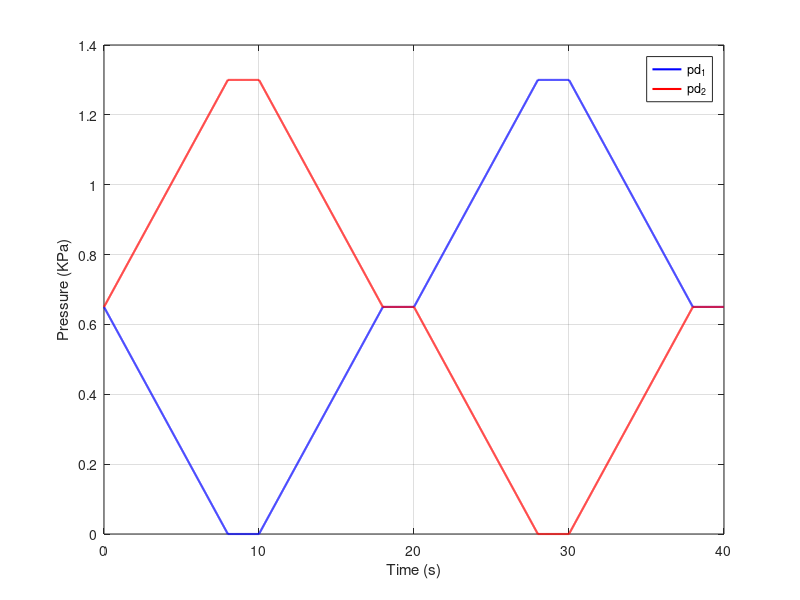

Source code (MATLAB):
close all
clear all
clc

%% PRESSURE to SOFTDRONE
dt = 0.01;                      % Sampling interval (s)
fs = 1/dt;                      % Sampling frequency (Hz)
n = 800;                        % Number of samples per ramp (for total ~40 s)
pause_time = 2;                 % Pause duration (s)
pause_len = round(fs * pause_time);

p_max = 1.3;                    % Maximum pressure
y = linspace(0, p_max/2, n);    % Pressure ramp

%% Initialize arrays
pd1_all = [];
pd2_all = [];

%% ---- 1st Phase ---- (p1 down, p2 up)
for i = 1:n
    pd_1 = p_max/2 - y(i);
    pd_2 = p_max/2 + y(i);
    pd1_all(end+1) = pd_1;
    pd2_all(end+1) = pd_2;
end
pd1_all = [pd1_all, repmat(pd1_all(end), 1, pause_len)];
pd2_all = [pd2_all, repmat(pd2_all(end), 1, pause_len)];

%% ---- 2nd Phase ---- (p1 up, p2 down)
for i = 1:n
    pd_1 = y(i);
    pd_2 = p_max - y(i);
    pd1_all(end+1) = pd_1;
    pd2_all(end+1) = pd_2;
end
pd1_all = [pd1_all, repmat(pd1_all(end), 1, pause_len)];
pd2_all = [pd2_all, repmat(pd2_all(end), 1, pause_len)];

%% ---- 3rd Phase ---- (p1 up, p2 down reversed)
for i = 1:n
    pd_1 = p_max/2 + y(i);
    pd_2 = p_max/2 - y(i);
    pd1_all(end+1) = pd_1;
    pd2_all(end+1) = pd_2;
end
pd1_all = [pd1_all, repmat(pd1_all(end), 1, pause_len)];
pd2_all = [pd2_all, repmat(pd2_all(end), 1, pause_len)];

%% ---- 4th Phase ---- (p1 high to low, p2 low to high)
for i = 1:n
    pd_1 = p_max - y(i);
    pd_2 = y(i);
    pd1_all(end+1) = pd_1;
    pd2_all(end+1) = pd_2;
end
pd1_all = [pd1_all, repmat(pd1_all(end), 1, pause_len)];
pd2_all = [pd2_all, repmat(pd2_all(end), 1, pause_len)];

%% ---- Time vector ----
t = (0:length(pd1_all)-1) / fs;

%% ---- Plot results ----
figure;
plot(t, pd1_all, 'b', 'LineWidth', 1.5); hold on;
plot(t, pd2_all, 'r', 'LineWidth', 1.5);
xlabel('Time (s)');
ylabel('Pressure (KPa)');
legend('pd_1', 'pd_2', 'Location', 'Best');
grid on;

%% ---- Mark phase boundaries ----
phase1_end = n + pause_len;
phase2_end = phase1_end + n + pause_len;
phase3_end = phase2_end + n + pause_len;
phase4_end = phase3_end + n + pause_len;

%% ---- Verify total time ----
total_time = length(pd1_all) / fs;
fprintf('Total duration: %.2f seconds\n', total_time);
